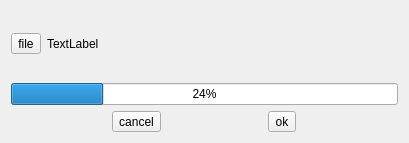
<?xml version="1.0" encoding="UTF-8"?>
<ui version="4.0">
 <class>Dialog</class>
 <widget class="QDialog" name="Dialog">
  <property name="geometry">
   <rect>
    <x>0</x>
    <y>0</y>
    <width>409</width>
    <height>143</height>
   </rect>
  </property>
  <property name="windowTitle">
   <string>Dialog</string>
  </property>
  <layout class="QVBoxLayout" name="verticalLayout_2">
   <item>
    <layout class="QVBoxLayout" name="verticalLayout">
     <item>
      <layout class="QHBoxLayout" name="horizontalLayout">
       <item>
        <widget class="QToolButton" name="toolButton">
         <property name="text">
          <string>file</string>
         </property>
        </widget>
       </item>
       <item>
        <widget class="QLabel" name="label">
         <property name="text">
          <string>TextLabel</string>
         </property>
        </widget>
       </item>
      </layout>
     </item>
     <item>
      <widget class="QProgressBar" name="progressBar">
       <property name="value">
        <number>24</number>
       </property>
      </widget>
     </item>
     <item>
      <layout class="QHBoxLayout" name="horizontalLayout_2">
       <item>
        <widget class="QToolButton" name="toolButton_2">
         <property name="text">
          <string>cancel</string>
         </property>
        </widget>
       </item>
       <item>
        <widget class="QToolButton" name="toolButton_3">
         <property name="text">
          <string>ok</string>
         </property>
        </widget>
       </item>
      </layout>
     </item>
    </layout>
   </item>
  </layout>
 </widget>
 <layoutdefault spacing="6" margin="11"/>
 <resources/>
 <connections/>
</ui>
